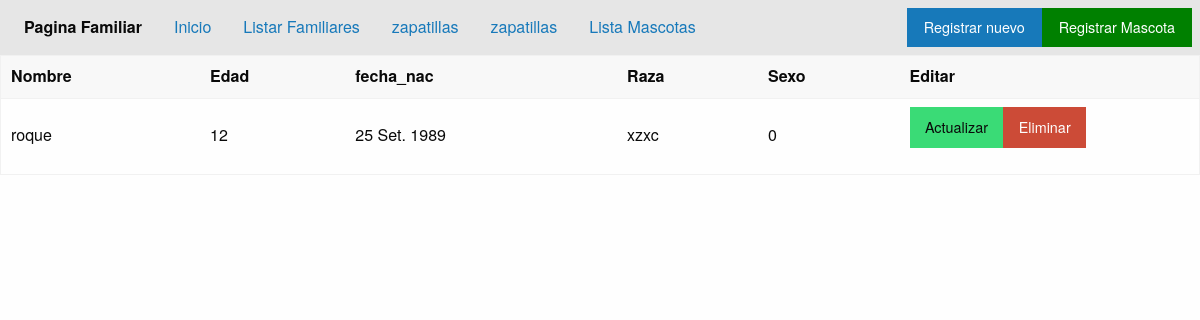
The app's page /listar/ with its own data.
### applications/familia/models.py (models this page shows)
class Mascotas(models.Model):
    Sex_choises=(
        ('0', 'Macho'),
        ('1', 'Hembra'),
    )
    nombre = models.CharField('Nombre: ',max_length=20)
    raza = models.CharField('Raza: ',max_length=20)
    edad = models.PositiveIntegerField()
    fecha_nac = models.DateField('Fecha Nacimiento: ', blank=True, null=True)
    sexo = models.CharField('Sexo', max_length=1, choices=Sex_choises)

### applications/familia/views.py (the view)
# urls.py: path('listar/',views.MascotasListView.as_view(),name='ListaMascotas'),
class MascotasListView(ListView):
    model= Mascotas
    template_name = "mascotas/listar.html"
    context_object_name="lista"

### templates/mascotas/listar.html (shortened to what this page needs)
{% extends 'home.html' %}
{% load static %}
{% block content %}
{% include 'includes/header.html' %}
<table>
  <thead>
    <tr>
      <th>Nombre</th>
      <th>Edad</th>
      <th>fecha_nac</th>
      <th>Raza</th>
      <th>Sexo</th>
      <th width="300">Editar</th>
    </tr>
  </thead>
  {% for i in lista %}
  <tbody>
    <tr>
      <td>{{i.nombre}}</td>
      <td>{{i.edad}}</td>
      <td>{{i.fecha_nac}}</td>
      <td>{{i.raza}}</td>
      <td>{{i.sexo}}</td>
      <td><a class="button success" href="{% url 'familia_app:Update-mascota' i.id %}">Actualizar</a><a class="button alert"
          href="{% url 'familia_app:Delete-mascota' i.id %}">Eliminar</a></td>
    </tr>
  </tbody>
  {% endfor %}
</table>
{% endblock content %}

### records on screen
Mascotas: nombre "roque", edad "12", fecha_nac "25 Set. 1989", raza "xzxc", sexo "0"
